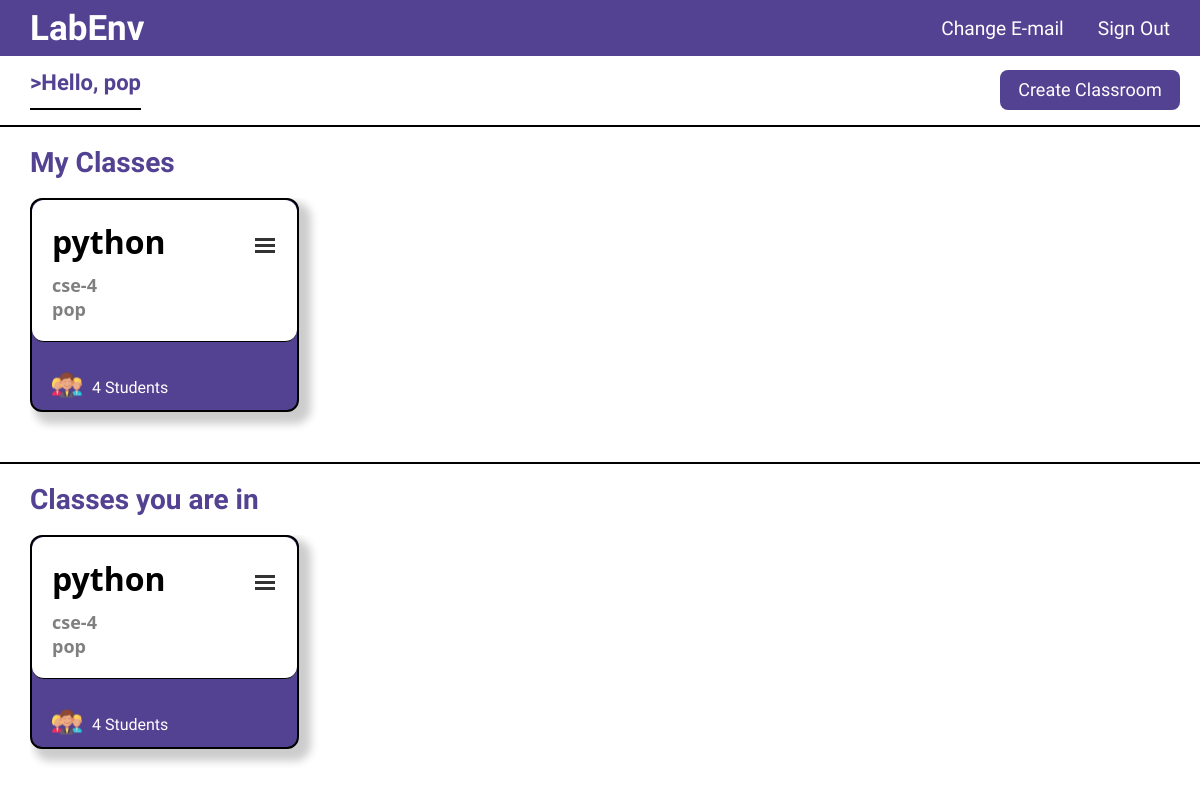
/lab/ (signed in), run on the app's committed database.
### lab/models.py (models this page shows, shortened)
class ClassRoom(models.Model):
    host = models.ForeignKey(User,on_delete=models.CASCADE,null=True)
    subject = models.CharField(max_length=200)
    classname = models.CharField(max_length=10)
    students = models.ManyToManyField(User,related_name="participants",blank=True)
    created = models.DateTimeField(auto_now_add=True)
    updated = models.DateTimeField(auto_now=True)
    class Meta:
        ordering = ['-updated', '-created']

### lab/views.py (the view)
# urls.py: 2. Add a URL to urlpatterns:  path('', views.home, name='home')
@login_required(login_url='/accounts/login')
def home(request):
    classes = ClassRoom.objects.filter(host=request.user)
    all_classes = ClassRoom.objects.all()
    classes_you_are_in=[]
    for user_class in all_classes:
        if user_class.students.filter(username = request.user):
            classes_you_are_in.append(user_class)
    return render(request, 'lab/home.html',{'classes':classes,'classes_you_are_in':classes_you_are_in})

### templates/lab/home.html (shortened to what this page needs)
{% extends "account/base.html" %}
{% load static %}
{% block content %}
<div class='home'>
    <div class='top'>
        <h1 class='heading' style="font-size: 22px ;border-bottom: 2px solid black;"> >Hello, {{user.username}} </h1>
        <a href="{% url 'create_class' %}">
            <button class='createbutton'>Create Classroom</button>
        </a>
    </div>
    <div class='class'>
        <div style="display: flex;justify-content:space-between;align-items: center;">
            <h1 class='heading' style="font-size: 28px;">My Classes</h1>
        </div>
        <div class='classes'>
            {% for classroom in classes %}
                <div class='card'>
                    <div class='card-header'>
                        <div>
                            <div class='card-heading'>
                                <a href="{% url 'classroom' pk=classroom.id %}" class='card-link' title='{{ classroom.subject }}'>
                                    {{classroom.subject}}
                                </a>
                            </div>
                            <h2 class='card-info'>{{classroom.classname}}</h3>
                            <h3 class='card-info'>{{classroom.host}}</h2>
                        </div>
                        <div class="container" onclick="myFunction(this)">
                            <div class="bar1"></div>
                            <div class="bar2"></div>
                            <div class="bar3"></div>
                        </div>
                    </div>
                    <div class='card-tail'>
                        <img src="{% static 'images/people.png' %}" alt="">
                        <h4>{{ classroom.students.count }} Students</h4>
                    </div>
                </div>
            {% endfor %}
        </div>
    </div>
    <div class='class'>
        <h1 class='heading' style="font-size: 28px;">Classes you are in</h1>
        <div class='classes'>
            {% for classroom in classes_you_are_in %}
                <div class='card'>
                    <div class='card-header'>
                        <div>
                            <div class='card-heading'>
                                <a href="{% url 'classroom' pk=classroom.id %}" class='card-link' title='{{ classroom.subject }}'>
                                    {{classroom.subject}}
                                </a>
                            </div>
                            <h2 class='card-info'>{{classroom.classname}}</h3>
                            <h3 class='card-info'>{{classroom.host}}</h2>
                        </div>
                        <div class="container" onclick="myFunction(this)">
                            <div class="bar1"></div>
                            <div class="bar2"></div>
                            <div class="bar3"></div>
                        </div>
                    </div>
                    <div class='card-tail'>
                        <img src="{% static 'images/people.png' %}" alt="">
                        <h4>{{ classroom.students.count }} Students</h4>
                    </div>
                </div>
            {% endfor %}
        </div>
    </div>
</div>
{% endblock content %}

### assets/accounts/styles.css (style rules this page uses)
body { margin: 0; margin-top: 55px; background-color: white; }
a { text-decoration: none; color:rgb(50, 154, 239); }
.home { display: flex; flex-direction: column; height: 100%; margin: 0; }
.top { display: flex; justify-content: space-between; padding: 0px 20px 0px 30px; height: 70px; }
.heading { color: #534292; font-size: x-large; font-family: 'Ubuntu', sans-serif; }
.createbutton { font-size: large; font-family: 'Ubuntu', sans-serif; color: white; background-color: #534292; margin-top: 14.740px; margin-bottom: 14.740px; border: none; border-radius: 8px; height: 40px; width: 180px; cursor: pointer; }
.class { display: flex; flex-direction: column; padding: 0px 30px; background-color: white; height: 45%; border-top: 2px solid black; }
.classes { display: grid; grid-auto-flow: column; overflow: scroll; justify-content: flex-start; padding-bottom: 20px; }
.card { display: flex; flex-direction: column; background-color: #534292; border: 2px solid black; height: 210px; width: 265px; margin-right: 20px; border-radius: 12px; justify-content: space-between; box-shadow: 8px 8px 8px 4px rgba(0,0,0,0.2); }
.card-header { border-bottom: 1px solid black; padding: 20px 20px; background-color: white; border-radius: 12px; display: flex; justify-content: space-between; }
.card-heading { width: 200px; }
.card-link { display: block; text-decoration: none; white-space: nowrap; overflow: hidden; text-overflow: ellipsis; font-family: 'Segoe UI', sans-serif; font-size: xx-large; font-weight: 600; margin: 0 0 10px 0; color: black; }
.card-info { font-family: 'Segoe UI', sans-serif; font-weight: 600; font-size: large; margin: 0; color: grey; }
.card-tail { display: flex; height: 50px; padding-left: 20px; align-items: center; }
.card-tail > h4 { font-family: 'Ubuntu', sans-serif; padding-left: 10px; height: 10px; margin-top: 18px; font-weight: 400; color: white; }
.card-tail > img { display: flex; align-items: center; height: 60%; width: auto; }
.container { display: inline-block; cursor: pointer; padding-top: 15px; }
.bar1, .bar2, .bar3 { width: 20px; height: 3px; background-color: #333; margin: 3px 2px; transition: 0.4s; }

### data on the page
ClassRoom: subject "python", classname "cse-4", host "pop", students.count "4"

### other printed values
{{ user.username }} "pop"
